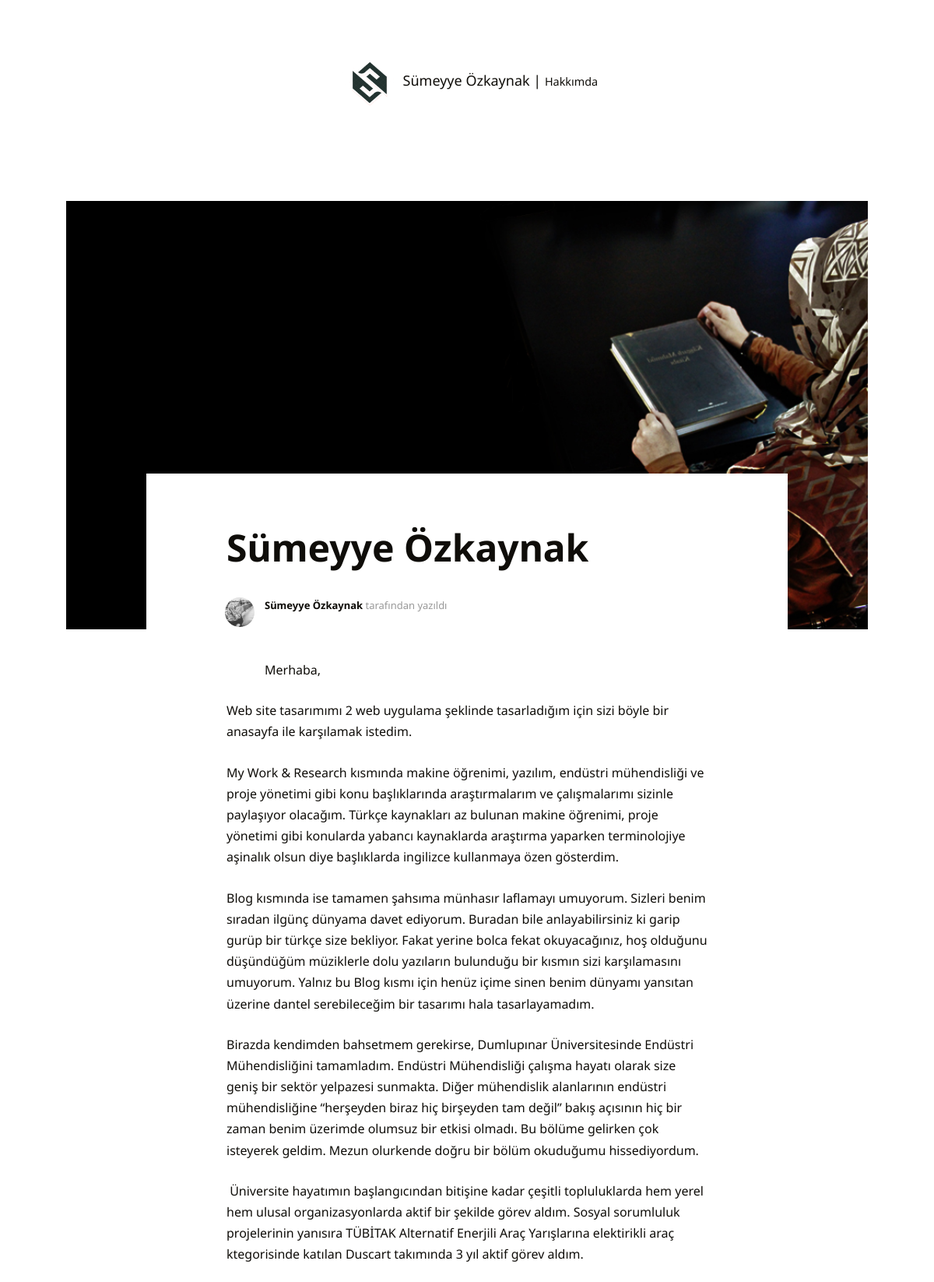
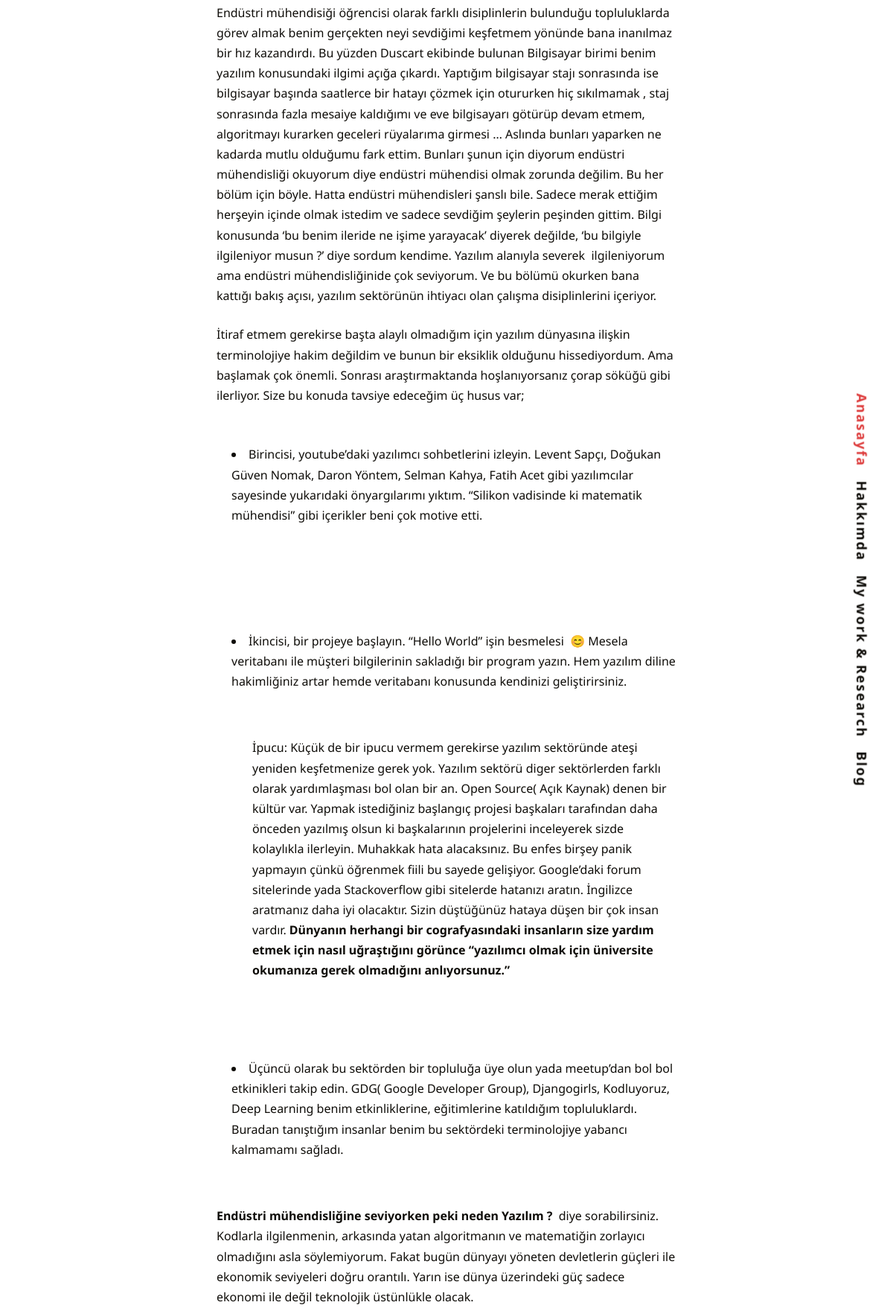
/hakkimda/ (upper part), run on the app's committed database (2 pictures, top to bottom).
### hakkimda/models.py (models this page shows, shortened)
class Hakkimda(models.Model):
    name=models.CharField(max_length=200)
    text=RichTextField()
    image=models.ImageField(null=True, blank=True)

### hakkimda/views.py (the view)
# urls.py: url(r'^hakkimda/', include('hakkimda.urls'))
def hakkimda(request): #request yerine herhangi bir şeyde yazabilirsiniz. Fakat genel olarak böyle adlandırılır.
    hakkimda=Hakkimda.objects.all()
    context = {
        'hakkimda':hakkimda,
    }
    return render(request,"hakkimda.html", context)

### templates/hakkimda.html (shortened to what this page needs)
{% extends 'baseblog.html' %}
{% load static %}
{% block body %}post-template tag-interior tag-architecture tag-design{% endblock %}
{%block head-logo %}<small>Hakkımda</small>{% endblock %}
{% block sagblok %}<li class="home current-menu-item nav-mobile-item"><a href="http://www.sumeyyeozkaynak.com/">Anasayfa</a></li>{% endblock %}
{% block sol_content %}
        <li class="features  nav-mobile-item"><a href="http://www.sumeyyeozkaynak.com/hakkimda">Hakkımda</a></li>
        <li class="features  nav-mobile-item"><a href="http://www.sumeyyeozkaynak.com/myworkandresearch">My work & Research</a></li>
        <li class="features  nav-mobile-item"><a href="http://www.sumeyyeozkaynak.com/blog">Blog</a></li>
    {% endblock %}
{% block content %}
     {% for about in hakkimda %}
        <div class="post-wrap">
        {% if about.image %}
            <div class="post-featured-image" style="background-image: url('{{ about.image.url }}')"></div>
        {% endif %}
            <div class="post-content-wrap">
                <div class="post-header">
                    <h1 class="post-title">{{ about.name }}</h1>
                    <div class="item-meta post">
                            <a href="" class="author-image item-image" style="background-image: url('{% static 'images/user.jpg' %}')"></a>
                            <a href="">Sümeyye Özkaynak</a> tarafından yazıldı
                            <br>
                    </div>
                </div>
                <div class="post-content">
                    <div class="kg-card-markdown">
                        <p>{{about.text|safe|linebreaks }}</p>
                    </div>
                </div>
            </div>
        </div>
    {% endfor %}
</body>
{% endblock %}

### static/css/screen-v=606a16598e.css (style rules this page uses)
html, body { height: 100%; max-height: 100%; -webkit-tap-highlight-color: rgba(0, 0, 0, 0); -webkit-font-smoothing: antialiased; -moz-osx-font-smoothing: grayscale; }
body { font-size: 18px; line-height: 1.7; word-wrap: break-word; color: #0f0d09; }
h1, h2, h3, h4, h5, h6 { line-height: 1.25; margin: 0 0 25px 0; }
h1 { font-size: 35px; }
@media (min-width:1024px) { h1, h2, h3, h4, h5, h6 { line-height: 1.45; margin: 0 0 30px 0; } }
@media (min-width:1024px) { h1 { font-size: 48px; } }
a { text-decoration: none; color: #0f0d09; }
ul { list-style: disc inside; }
ol, ul { margin-top: 0; padding-left: 20px; }
li { margin-bottom: 10px; }
pre, blockquote, dl, figure, table, p, ul, ol, form { margin-bottom: 25px; }
a:hover, .logo .no-image a, .nav-wrap a:hover, .nav-wrap .current-menu-item a, .author-wrap .author-social a:hover, .post-content a { color: #dd3c3c; }
body, .subscribe input, .subscribe button { font-family: 'Noto Sans', Helvetica, Arial, sans-serif; }
@media (min-width:1200px) { .description, .nav-wrap a { font-size: 18px; letter-spacing: 2px; } }
.nav-wrap ul, .nav-wrap ul li { display: inline-block; margin-bottom: 0; margin-left: 14px; padding: 0; list-style: none; }
.description, .nav-wrap a { font-weight: bold; text-decoration: none; }
.author-image { display: block; float: left; width: 38px; height: 38px; margin: -1px 13px 0 -2px; border-radius: 100%; background: no-repeat center center; background-size: cover; }
@media (min-width:480px) { .item-meta { margin: 3vh 0 0; } }
.item-meta { font-size: 13px; line-height: 1.5; color: #999; max-width: 380px; }
.item-meta .author-image { margin-bottom: 50px; overflow: hidden; }
.item-meta a { font-weight: bold; }
.post-featured-image { z-index: 5; overflow: hidden; width: auto; height: 350px; background: no-repeat center center; background-size: cover; }
.post-content-wrap { position: relative; z-index: 99; width: 80%; margin: -100px auto 0; padding: 30px 5% 0; background: #fff; }
.post-header { margin: 0 0 40px 0; }
.post-wrap { overflow: visible; margin: 0; }
.post-content p, .post-content ul, .post-content ol, .post-content tr { font-size: 16px; line-height: 1.7; }
@media (min-width:550px) { .post-header { margin: 0 0 60px 0; } }
@media (min-width:1024px) and (max-width:1399px) { .post-content-wrap { width: 60%; margin: -200px auto 0; padding: 60px 10% 0; } }
@media (min-width:1024px) and (max-width:1399px) { .post-featured-image { height: 550px; } }
input, button, a { -webkit-transition: .2s ease; transition: .2s ease; }

### data on the page
Hakkimda: image (picture), name "Sümeyye Özkaynak", text "Merhaba, Web site tasarımımı 2 web uygulama şeklinde tasarladığım için sizi böyle bir anasayfa ile karşılamak istedim. My Work & Research kısmında makine öğrenimi, yazılım, endüstri mühendisliği ve proje yönetimi gibi konu başlıklarında araştırmalarım ve çalışmalarımı sizinle paylaşıyor olacağım. Türkçe kaynakları az bulunan makine öğrenimi, proje yönetimi gibi konularda yabancı kaynaklarda araştırma yaparken terminolojiye aşinalık olsun diye başlıklarda ingilizce kullanmaya özen gösterdim. Blog kısmında ise tamamen şahsıma münhasır laflamayı umuyorum. Sizleri benim sıradan ilgünç dünyama davet ediyorum. Buradan bile anlayabilirsiniz ki garip gurüp bir türkçe size bekliyor. Fakat yerine…"
